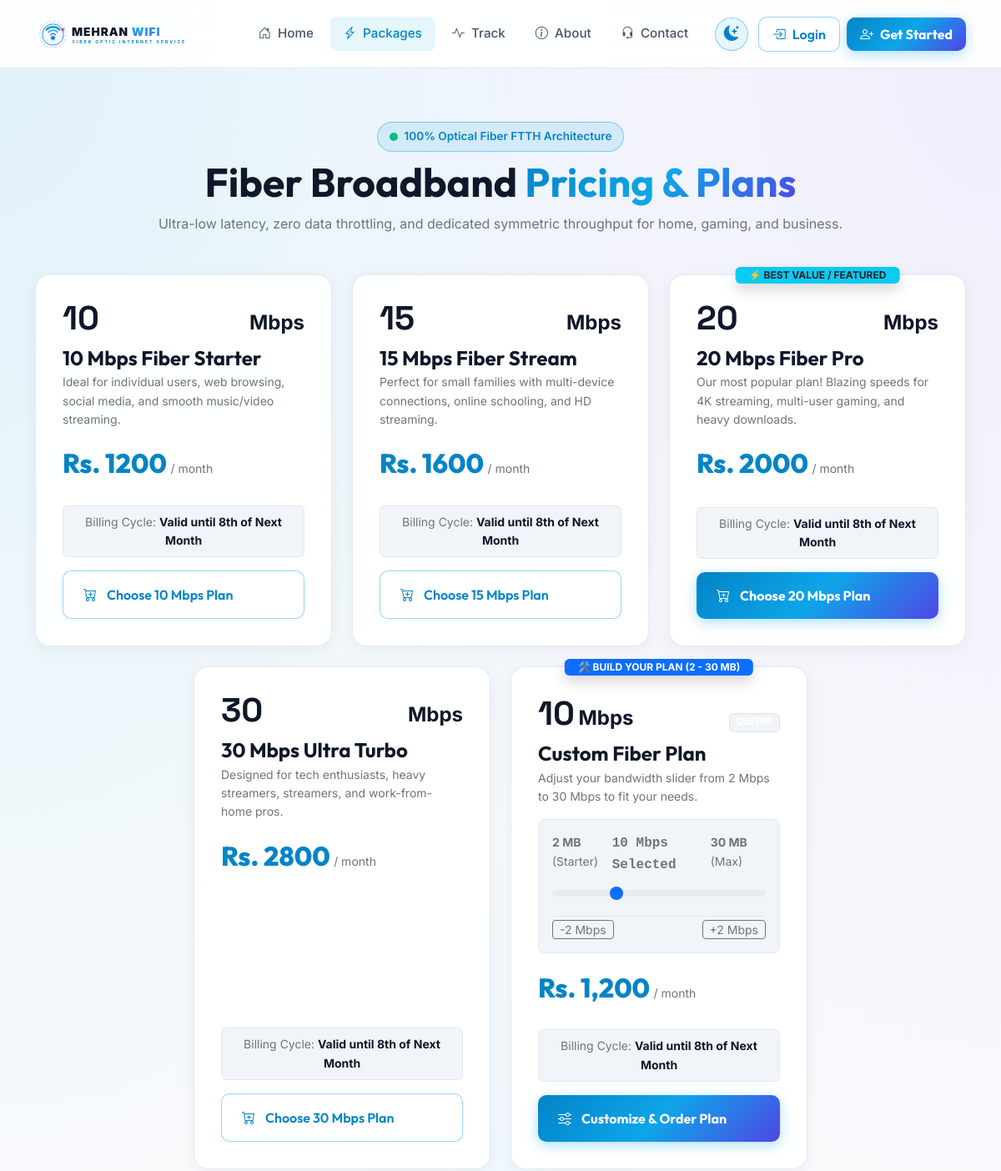
Page /packages/ (upper part) on the earlier database version.
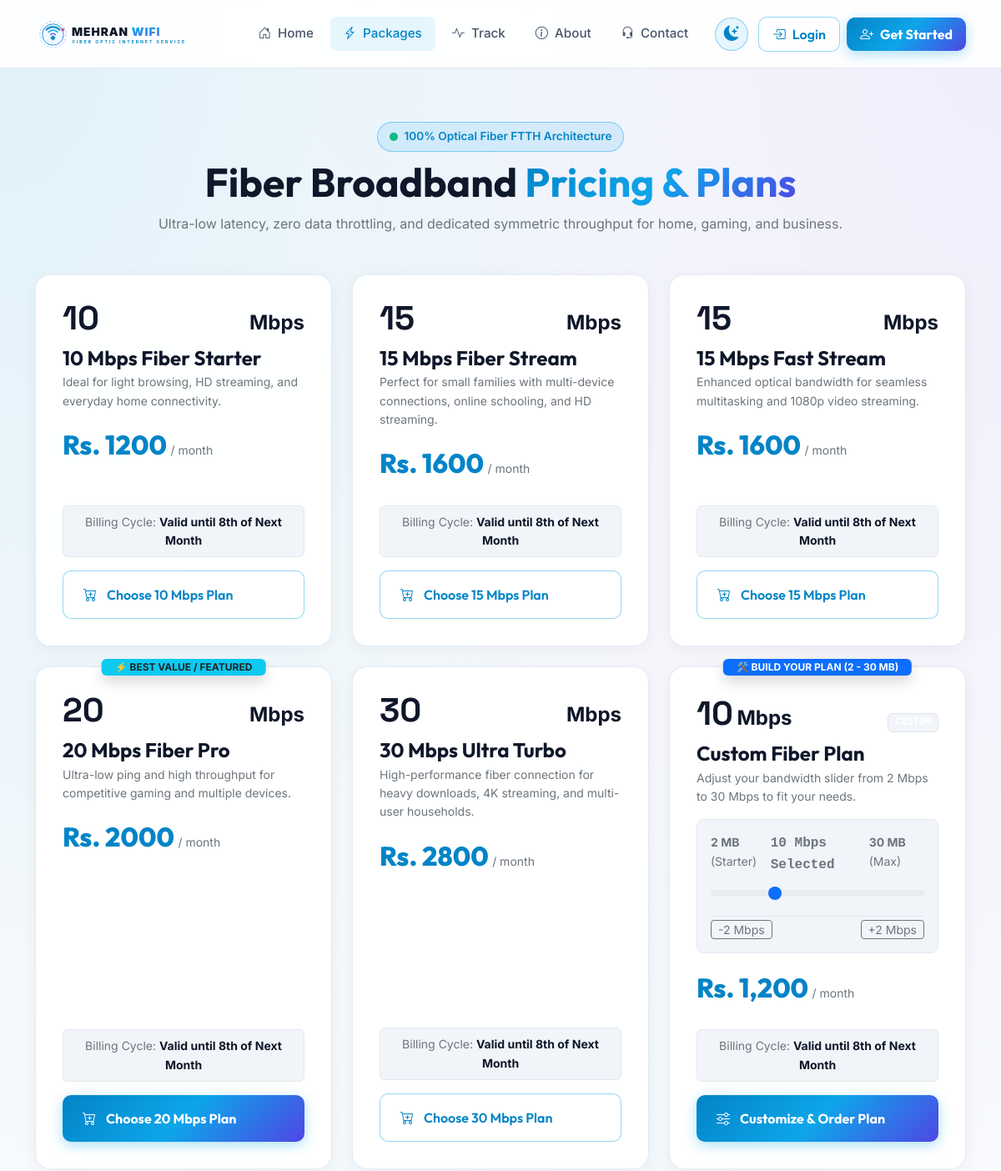
Same page on the later database version.
### apps/packages/models.py (models this page shows, shortened)
class InternetPackage(models.Model):
    name = models.CharField(max_length=100, help_text="e.g. 20 Mbps Fiber Pro")
    speed_mbps = models.PositiveIntegerField(help_text="Speed in Mbps / MB")
    price = models.DecimalField(max_digits=10, decimal_places=2, help_text="Price in PKR")
    description = models.TextField(help_text="Short description of the package")
    features = models.TextField(
        blank=True,
        help_text="Enter features separated by newlines (e.g. Unlimited Data, Zero Buffer 4K Streaming, 24/7 Fiber Support)"
    )
    is_featured = models.BooleanField(default=False, help_text="Highlight as Best Value / Most Popular")
    is_custom = models.BooleanField(default=False, help_text="Customizable package (2 to 30 Mbps)")
    is_active = models.BooleanField(default=True, help_text="Available for purchase on website")
    display_order = models.PositiveIntegerField(default=0, help_text="Display sorting order")
    created_at = models.DateTimeField(auto_now_add=True)
    updated_at = models.DateTimeField(auto_now=True)
    class Meta:
        ordering = ['display_order', 'speed_mbps']

### apps/packages/views.py (the view)
# urls.py: path('', views.package_list_view, name='package_list'),
def package_list_view(request):
    packages = InternetPackage.objects.filter(is_active=True).order_by('display_order', 'speed_mbps')
    active_subscription = None
    if request.user.is_authenticated:
        active_subscription = PackageSubscription.objects.filter(
            user=request.user,
            status='active'
        ).first()
    return render(request, 'packages/package_list.html', {
        'packages': packages,
        'active_subscription': active_subscription,
    })

### apps/core/context_processors.py (called while the page is built, shortened)
def site_settings(request):
    unread_count = 0
    active_sub = None
    return {
        'ISP_NAME': getattr(settings, 'ISP_NAME', 'MEHRAN WIFI SERVICE'),
        'ISP_TAGLINE': getattr(settings, 'ISP_TAGLINE', 'Fast, Reliable & Unlimited Fiber Internet'),
        'ISP_PHONE': getattr(settings, 'ISP_PHONE', '03454524086'),
        'ISP_EMAIL': getattr(settings, 'ISP_EMAIL', 'support@mehranwifi.com'),
        'ISP_ADDRESS': getattr(settings, 'ISP_ADDRESS', 'Main Optical Fiber Hub, Mehran City, Pakistan'),
        'EASYPAISA_NUMBER': getattr(settings, 'EASYPAISA_NUMBER', '03454524086'),
        'EASYPAISA_ACCOUNT_NAME': getattr(settings, 'EASYPAISA_ACCOUNT_NAME', 'Mehran WiFi Service'),
        'unread_notifications_count': unread_count,
        'user_active_subscription': active_sub,
    }

### templates/packages/package_list.html (shortened to what the changed rows need)
{% extends 'base.html' %}
{% load static %}
{% block content %}
<div class="container py-5">
  <div class="text-center max-w-700 mx-auto mb-5">
    <h1 class="display-5 fw-bold text-light">Fiber Broadband <span class="text-gradient-fiber">Pricing &amp; Plans</span></h1>
  </div>
  <div class="row g-4 justify-content-center">
    {% for pkg in packages %}
      {% if pkg.is_custom %}
        <div class="col-lg-4 col-md-6">
          <div class="package-card border-cyan position-relative anim-fiber-glow">
            <div class="position-absolute top-0 start-50 translate-middle badge bg-primary text-white fw-bold px-3 py-1 shadow">
              🛠️ BUILD YOUR PLAN (2 - 30 MB)
            </div>
            <div>
              <div class="d-flex align-items-baseline justify-content-between mb-2 mt-1">
                <div>
                  <span class="package-speed-badge" id="list-custom-speed-val">10</span>
                  <span class="fs-4 text-cyan fw-bold">Mbps</span>
                </div>
                <span class="badge bg-dark border border-cyan text-cyan font-monospace">CUSTOM</span>
              </div>
              <h4 class="text-light fw-bold mb-1">Custom Fiber Plan</h4>
              <p class="text-secondary small mb-3">Adjust your bandwidth slider from 2 Mbps to 30 Mbps to fit your needs.</p>
              <div class="mb-3 p-3 rounded-3 bg-dark border border-secondary border-opacity-25">
                <div class="d-flex justify-content-between small text-secondary mb-2">
                  <span><b>2 MB</b> (Starter)</span>
                  <span class="text-cyan fw-bold font-monospace fs-6"><span id="list-custom-slider-badge">10</span> Mbps Selected</span>
                  <span><b>30 MB</b> (Max)</span>
                </div>
                <input type="range" class="form-range" min="2" max="30" step="1" value="10" id="list-custom-speed-slider">
                <div class="d-flex justify-content-between mt-2 pt-1 border-top border-secondary border-opacity-25">
                  <button type="button" class="btn btn-sm btn-outline-secondary py-0 px-2" onclick="stepListCustomSpeed(-2)">-2 Mbps</button>
                  <button type="button" class="btn btn-sm btn-outline-secondary py-0 px-2" onclick="stepListCustomSpeed(2)">+2 Mbps</button>
                </div>
              </div>
              <div class="mb-4">
                <span class="package-price" id="list-custom-price-val">Rs. 1,200</span>
                <span class="text-secondary small"> / month</span>
              </div>
            </div>
            <div>
              <div class="p-2 rounded-2 bg-dark bg-opacity-75 border border-secondary border-opacity-25 small mb-3 text-center">
                <span class="text-secondary">Billing Cycle:</span>
                <b class="text-light">Valid until 8th of Next Month</b>
              </div>
              <a href="{% url 'order_package' %}?package_id={{ pkg.id }}&custom_speed=10" id="list-custom-order-btn" class="btn btn-fiber-primary w-100 py-3">
                <i class="bi bi-sliders me-1"></i> Customize &amp; Order Plan
              </a>
            </div>
          </div>
        </div>
      {% else %}
        <div class="col-lg-4 col-md-6">
          <div class="package-card {% if pkg.is_featured %}glass-card-featured{% endif %}">
            {% if pkg.is_featured %}
              <div class="position-absolute top-0 start-50 translate-middle badge bg-info text-dark fw-bold px-3 py-1 shadow">
                ⚡ BEST VALUE / FEATURED
              </div>
            {% endif %}
            <div>
              <div class="d-flex align-items-baseline justify-content-between mb-2">
                <span class="package-speed-badge">{{ pkg.speed_mbps }}</span>
                <span class="fs-4 text-cyan fw-bold">Mbps</span>
              </div>
              <h4 class="text-light fw-bold mb-1">{{ pkg.name }}</h4>
              <p class="text-secondary small mb-3">{{ pkg.description }}</p>
              <div class="mb-4">
                <span class="package-price">Rs. {{ pkg.price|floatformat:0 }}</span>
                <span class="text-secondary small"> / month</span>
              </div>
            </div>
            <div>
              <div class="p-2 rounded-2 bg-dark bg-opacity-75 border border-secondary border-opacity-25 small mb-3 text-center">
                <span class="text-secondary">Billing Cycle:</span>
                <b class="text-light">Valid until 8th of Next Month</b>
              </div>
              <a href="{% url 'order_package' %}?package_id={{ pkg.id }}" class="btn {% if pkg.is_featured %}btn-fiber-primary{% else %}btn-fiber-outline{% endif %} w-100 py-3">
                <i class="bi bi-cart-plus me-1"></i> Choose {{ pkg.speed_mbps }} Mbps Plan
              </a>
            </div>
          </div>
        </div>
      {% endif %}
    {% endfor %}
  </div>
</div>
{% endblock %}

Differences in the rows shown:
changed InternetPackage "10 Mbps Fiber Starter": description "Ideal for individual users, web browsing, social media, and smooth music/video streaming." → "Ideal for light browsing, HD streaming, and everyday home connectivity."
added InternetPackage: speed_mbps "15", name "15 Mbps Fast Stream", description "Enhanced optical bandwidth for seamless multitasking and 1080p video streaming.", price "1600"
changed InternetPackage "20 Mbps Fiber Pro": description "Our most popular plan! Blazing speeds for 4K streaming, multi-user gaming, and heavy downloads." → "Ultra-low ping and high throughput for competitive gaming and multiple devices."
changed InternetPackage "30 Mbps Ultra Turbo": description "Designed for tech enthusiasts, heavy streamers, streamers, and work-from-home pros." → "High-performance fiber connection for heavy downloads, 4K streaming, and multi-user households."
